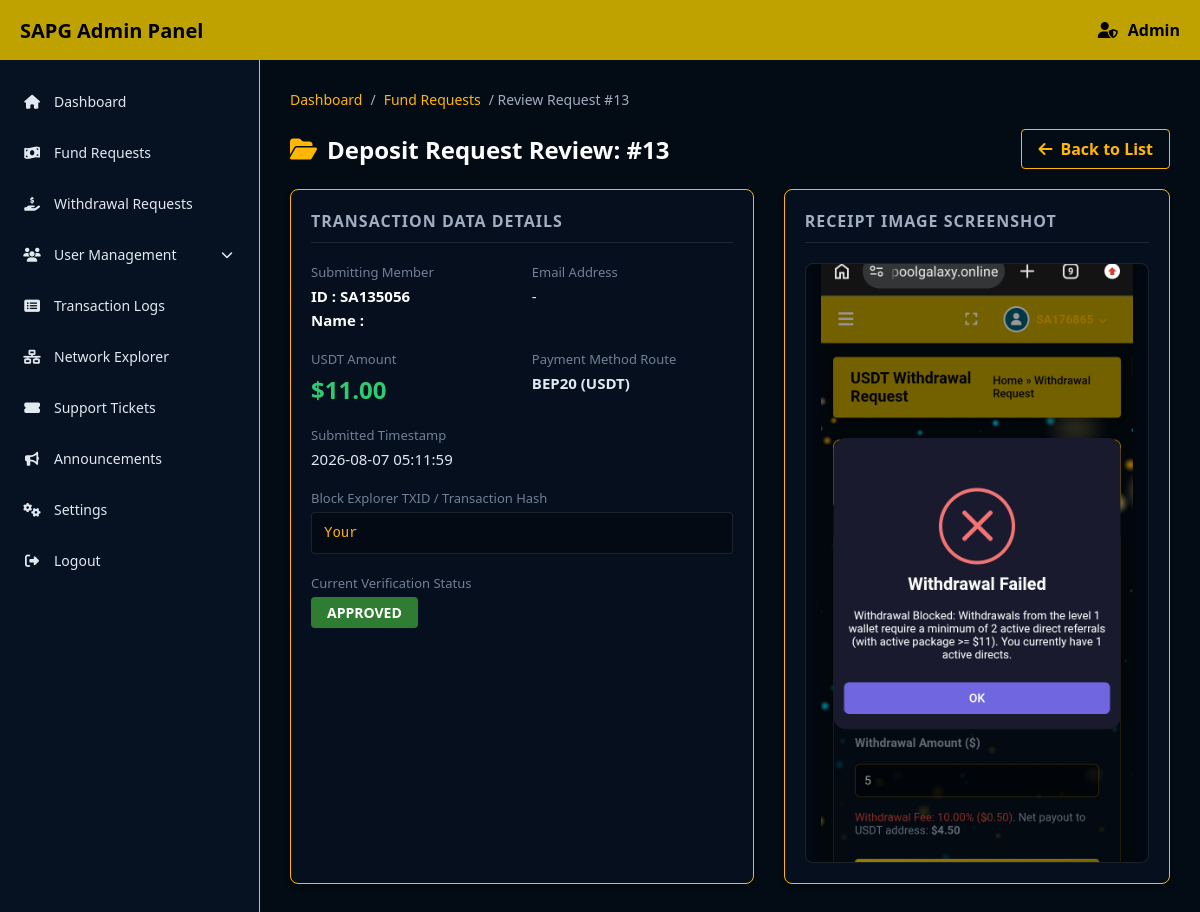
Page /AdminPanel/fundRequests.php?view=13 (signed in) on the committed database.
### tables this page shows
CREATE TABLE `deposit_requests` (
  `id` int(11) NOT NULL AUTO_INCREMENT,
  `user_id` varchar(8) NOT NULL,
  `amount` decimal(15,2) NOT NULL,
  `tx_hash` varchar(255) DEFAULT NULL COMMENT 'Blockchain transaction hash',
  `proof_image` varchar(255) DEFAULT NULL COMMENT 'Path to uploaded proof screenshot',
  `status` enum('Pending','Approved','Rejected') DEFAULT 'Pending',
  `admin_remarks` text DEFAULT NULL COMMENT 'Reason for rejection if applicable',
  `created_at` timestamp NOT NULL DEFAULT current_timestamp(),
  `updated_at` timestamp NOT NULL DEFAULT current_timestamp() ON UPDATE current_timestamp(),
  PRIMARY KEY (`id`),
  KEY `idx_user` (`user_id`),
  KEY `idx_status` (`status`)
);

### AdminPanel/fundRequests.php (the view, shortened to what this page needs)
<?php
require_once '../libs/db.php';
$viewId = isset($_GET['view']) ? (int)$_GET['view'] : 0;
$viewRequest = null;
if ($viewId > 0) {
    $stmt = $pdo->prepare("
        SELECT d.*, u.name, u.email, u.phone
        FROM deposit_requests d
        LEFT JOIN users u ON d.user_id = u.user_id
        WHERE d.id = ?
    ");
    $stmt->execute([$viewId]);
    $viewRequest = $stmt->fetch(PDO::FETCH_ASSOC);
}
require_once 'includes/header.php';
?>
<div class="breadcrumb">
    <a href="index.php">Dashboard</a> / <a href="fundRequests.php">Fund Requests</a>
    <?php if ($viewRequest): ?>
        / Review Request #<?php echo $viewRequest['id']; ?>
    <?php endif; ?>
</div>
<?php if ($viewRequest): ?>
<div class="card" style="background: transparent; border: none; box-shadow: none; padding: 0;">
    <div style="display: flex; justify-content: space-between; align-items: center; margin-bottom: 20px;">
        <h2 style="color: #fff; display: flex; align-items: center; gap: 10px; margin: 0; font-size: 24px;">
            <i class="fa-solid fa-folder-open" style="color: #ffb703;"></i> Deposit Request Review: #<?php echo $viewRequest['id']; ?>
        </h2>
        <a href="fundRequests.php" class="btn btn-gold" style="background: transparent; border: 1px solid #ffb703; color: #ffb703; padding: 8px 16px; border-radius: 4px; text-decoration: none; font-weight: bold; transition: background 0.3s; display: inline-flex; align-items: center; gap: 8px;"><i class="fa-solid fa-arrow-left"></i> Back to List</a>
    </div>
    <div style="display: grid; grid-template-columns: 1.2fr 1fr; gap: 30px;">
        <div class="card" style="margin: 0; display: flex; flex-direction: column; gap: 20px;">
            <h4 style="border-bottom: 1px solid rgba(255,255,255,0.1); padding-bottom: 10px; margin: 0; color: #a0aec0; letter-spacing: 1px;">TRANSACTION DATA DETAILS</h4>
            <div style="display: grid; grid-template-columns: 1fr 1fr; gap: 20px;">
                <div>
                    <label style="color: #718096; font-size: 13px; display: block; margin-bottom: 5px;">Submitting Member</label>
                    <div style="font-weight: bold; color: #fff; font-size: 15px; margin-bottom: 4px;">ID : <?php echo htmlspecialchars($viewRequest['user_id']); ?></div>
                    <div style="font-weight: bold; color: #fff; font-size: 15px;">Name : <?php echo htmlspecialchars($viewRequest['name']); ?></div>
                </div>
                <div>
                    <label style="color: #718096; font-size: 13px; display: block; margin-bottom: 5px;">Email Address</label>
                    <div style="color: #e2e8f0; font-size: 15px;"><?php echo htmlspecialchars($viewRequest['email'] ?? '-'); ?></div>
                </div>
            </div>
            <div style="display: grid; grid-template-columns: 1fr 1fr; gap: 20px;">
                <div>
                    <label style="color: #718096; font-size: 13px; display: block; margin-bottom: 5px;">USDT Amount</label>
                    <div style="color: #2ecc71; font-weight: bold; font-size: 24px;">$<?php echo number_format($viewRequest['amount'], 2); ?></div>
                </div>
                <div>
                    <label style="color: #718096; font-size: 13px; display: block; margin-bottom: 5px;">Payment Method Route</label>
                    <div style="color: #e2e8f0; font-size: 15px; font-weight: bold;">BEP20 (USDT)</div>
                </div>
            </div>
            <div>
                <label style="color: #718096; font-size: 13px; display: block; margin-bottom: 5px;">Submitted Timestamp</label>
                <div style="color: #e2e8f0; font-size: 15px;"><?php echo htmlspecialchars($viewRequest['created_at']); ?></div>
            </div>
            <div>
                <label style="color: #718096; font-size: 13px; display: block; margin-bottom: 5px;">Block Explorer TXID / Transaction Hash</label>
                <div style="background: rgba(0,0,0,0.3); border: 1px solid rgba(255,255,255,0.1); color: #ffb703; padding: 12px; border-radius: 4px; font-family: monospace; font-size: 14px; word-break: break-all;">
                    <?php echo htmlspecialchars($viewRequest['tx_hash']); ?>
                </div>
            </div>
            <div>
                <label style="color: #718096; font-size: 13px; display: block; margin-bottom: 5px;">Current Verification Status</label>
                <?php
                $statusColor = '';
                $bgStatus = '';
                if ($viewRequest['status'] === 'Approved') {
                    $statusColor = '#ffffff';
                    $bgStatus = '#2e7d32';
                } elseif ($viewRequest['status'] === 'Rejected') {
                    $statusColor = '#ffffff';
                    $bgStatus = '#c62828';
                } else {
                    $statusColor = '#000000';
                    $bgStatus = '#f9a825';
                }
                ?>
                <span style="background: <?php echo $bgStatus; ?>; color: <?php echo $statusColor; ?>; padding: 6px 16px; border-radius: 4px; font-weight: bold; display: inline-block; font-size: 14px; text-transform: uppercase;">
                    <?php echo htmlspecialchars($viewRequest['status']); ?>
                </span>
            </div>
        </div>
        <div class="card" style="margin: 0; display: flex; flex-direction: column; gap: 20px;">
            <h4 style="border-bottom: 1px solid rgba(255,255,255,0.1); padding-bottom: 10px; margin: 0; color: #a0aec0; letter-spacing: 1px;">RECEIPT IMAGE SCREENSHOT</h4>
            <div style="background: rgba(0,0,0,0.4); border: 1px solid rgba(255,255,255,0.1); border-radius: 8px; padding: 15px; display: flex; justify-content: center; align-items: center; min-height: 400px; max-height: 600px; overflow-y: auto;">
                <?php if (!empty($viewRequest['proof_image'])): ?>
                    <img src="../<?php echo htmlspecialchars($viewRequest['proof_image']); ?>" alt="Receipt Proof" style="max-width: 100%; height: auto; border-radius: 4px; box-shadow: 0 4px 10px rgba(0,0,0,0.5);">
                <?php else: ?>
                    <div style="color: #718096; font-style: italic;">No screenshot uploaded</div>
                <?php endif; ?>
            </div>
        </div>
    </div>
</div>
<?php endif; ?>
<?php require_once 'includes/footer.php'; ?>

### AdminPanel/includes/header.php (style rules this page uses)
* { margin: 0; padding: 0; box-sizing: border-box; font-family: 'Segoe UI', Tahoma, Geneva, Verdana, sans-serif; }
body { background-color: #030b14; color: #fff; display: flex; flex-direction: column; height: 100vh; overflow: hidden; }
.card { background: rgba(6, 17, 33, 0.8); border: 1px solid #ffb703; border-radius: 8px; padding: 20px; margin-bottom: 20px; box-shadow: 0 4px 6px rgba(0,0,0,0.3); }
.btn { padding: 8px 16px; border: none; border-radius: 4px; cursor: pointer; font-weight: bold; color: #000; }
.btn-gold { background: #bfa100; }
.breadcrumb { display: flex; gap: 8px; margin-bottom: 20px; color: #a0aec0; font-size: 14px; }
.breadcrumb a { color: #ffb703; text-decoration: none; }

### rows in the picture
deposit_requests: id "13", user "SA135056", amount "11.00", created_at "2026-08-07 05:11:59", tx_hash "Your", status "APPROVED", proof_image (picture)

### other values in the picture
$viewRequest['email'] "-"
